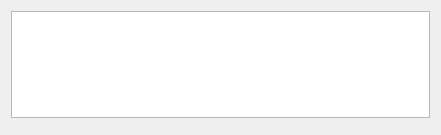
<?xml version="1.0" encoding="UTF-8"?>
<ui version="4.0">
 <class>noteDialog</class>
 <widget class="QDialog" name="noteDialog">
  <property name="geometry">
   <rect>
    <x>0</x>
    <y>0</y>
    <width>441</width>
    <height>135</height>
   </rect>
  </property>
  <property name="windowTitle">
   <string>Dialog</string>
  </property>
  <property name="windowIcon">
   <iconset resource="PedometerLog.qrc">
    <normaloff>:/PedometerLog.ico</normaloff>:/PedometerLog.ico</iconset>
  </property>
  <layout class="QVBoxLayout" name="verticalLayout">
   <item>
    <widget class="QTextEdit" name="textEdit">
     <property name="acceptRichText">
      <bool>false</bool>
     </property>
    </widget>
   </item>
   <item>
    <widget class="QDialogButtonBox" name="buttonBox">
     <property name="orientation">
      <enum>Qt::Horizontal</enum>
     </property>
     <property name="standardButtons">
      <set>QDialogButtonBox::NoButton</set>
     </property>
    </widget>
   </item>
  </layout>
 </widget>
 <resources>
  <include location="PedometerLog.qrc"/>
 </resources>
 <connections>
  <connection>
   <sender>buttonBox</sender>
   <signal>accepted()</signal>
   <receiver>noteDialog</receiver>
   <slot>accept()</slot>
   <hints>
    <hint type="sourcelabel">
     <x>248</x>
     <y>254</y>
    </hint>
    <hint type="destinationlabel">
     <x>157</x>
     <y>274</y>
    </hint>
   </hints>
  </connection>
  <connection>
   <sender>buttonBox</sender>
   <signal>rejected()</signal>
   <receiver>noteDialog</receiver>
   <slot>reject()</slot>
   <hints>
    <hint type="sourcelabel">
     <x>316</x>
     <y>260</y>
    </hint>
    <hint type="destinationlabel">
     <x>286</x>
     <y>274</y>
    </hint>
   </hints>
  </connection>
 </connections>
</ui>
